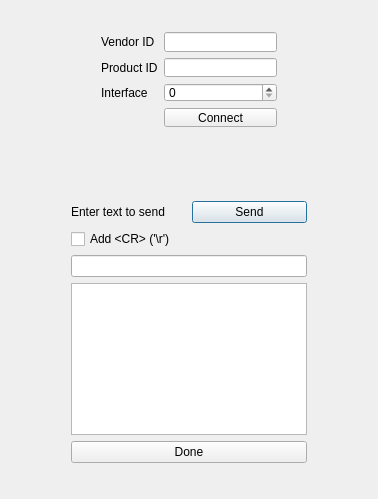
<?xml version="1.0" encoding="UTF-8"?>
<ui version="4.0">
 <class>Dialog</class>
 <widget class="QDialog" name="Dialog">
  <property name="geometry">
   <rect>
    <x>0</x>
    <y>0</y>
    <width>378</width>
    <height>499</height>
   </rect>
  </property>
  <property name="windowTitle">
   <string>Dialog</string>
  </property>
  <widget class="QWidget" name="layoutWidget">
   <property name="geometry">
    <rect>
     <x>60</x>
     <y>190</y>
     <width>258</width>
     <height>284</height>
    </rect>
   </property>
   <layout class="QGridLayout" name="gridLayout_2">
    <item row="6" column="0" colspan="2">
     <widget class="QPushButton" name="done">
      <property name="text">
       <string>Done</string>
      </property>
      <property name="autoDefault">
       <bool>false</bool>
      </property>
     </widget>
    </item>
    <item row="5" column="0" colspan="2">
     <widget class="QListWidget" name="receiveData"/>
    </item>
    <item row="0" column="0">
     <widget class="QLabel" name="label_3">
      <property name="text">
       <string>Enter text to send</string>
      </property>
     </widget>
    </item>
    <item row="0" column="1">
     <widget class="QPushButton" name="send">
      <property name="text">
       <string>Send</string>
      </property>
      <property name="autoDefault">
       <bool>false</bool>
      </property>
      <property name="default">
       <bool>true</bool>
      </property>
     </widget>
    </item>
    <item row="3" column="0" colspan="2">
     <widget class="QLineEdit" name="sendData"/>
    </item>
    <item row="1" column="0">
     <widget class="QCheckBox" name="addNewLine">
      <property name="text">
       <string>Add &lt;CR&gt; ('\r')</string>
      </property>
     </widget>
    </item>
   </layout>
  </widget>
  <widget class="QWidget" name="layoutWidget">
   <property name="geometry">
    <rect>
     <x>90</x>
     <y>21</y>
     <width>198</width>
     <height>117</height>
    </rect>
   </property>
   <layout class="QGridLayout" name="gridLayout">
    <item row="0" column="0">
     <widget class="QLabel" name="label">
      <property name="text">
       <string>Vendor ID</string>
      </property>
     </widget>
    </item>
    <item row="0" column="1">
     <widget class="QLineEdit" name="vendorId"/>
    </item>
    <item row="1" column="0">
     <widget class="QLabel" name="label_2">
      <property name="text">
       <string>Product ID</string>
      </property>
     </widget>
    </item>
    <item row="1" column="1">
     <widget class="QLineEdit" name="productId"/>
    </item>
    <item row="2" column="0">
     <widget class="QLabel" name="label_4">
      <property name="text">
       <string>Interface</string>
      </property>
     </widget>
    </item>
    <item row="2" column="1">
     <widget class="QSpinBox" name="iface"/>
    </item>
    <item row="3" column="1">
     <widget class="QPushButton" name="connect">
      <property name="text">
       <string>Connect</string>
      </property>
      <property name="autoDefault">
       <bool>false</bool>
      </property>
     </widget>
    </item>
   </layout>
  </widget>
 </widget>
 <layoutdefault spacing="6" margin="11"/>
 <tabstops>
  <tabstop>vendorId</tabstop>
  <tabstop>productId</tabstop>
  <tabstop>iface</tabstop>
  <tabstop>connect</tabstop>
  <tabstop>sendData</tabstop>
  <tabstop>addNewLine</tabstop>
  <tabstop>send</tabstop>
  <tabstop>receiveData</tabstop>
  <tabstop>done</tabstop>
 </tabstops>
 <resources/>
 <connections/>
</ui>
